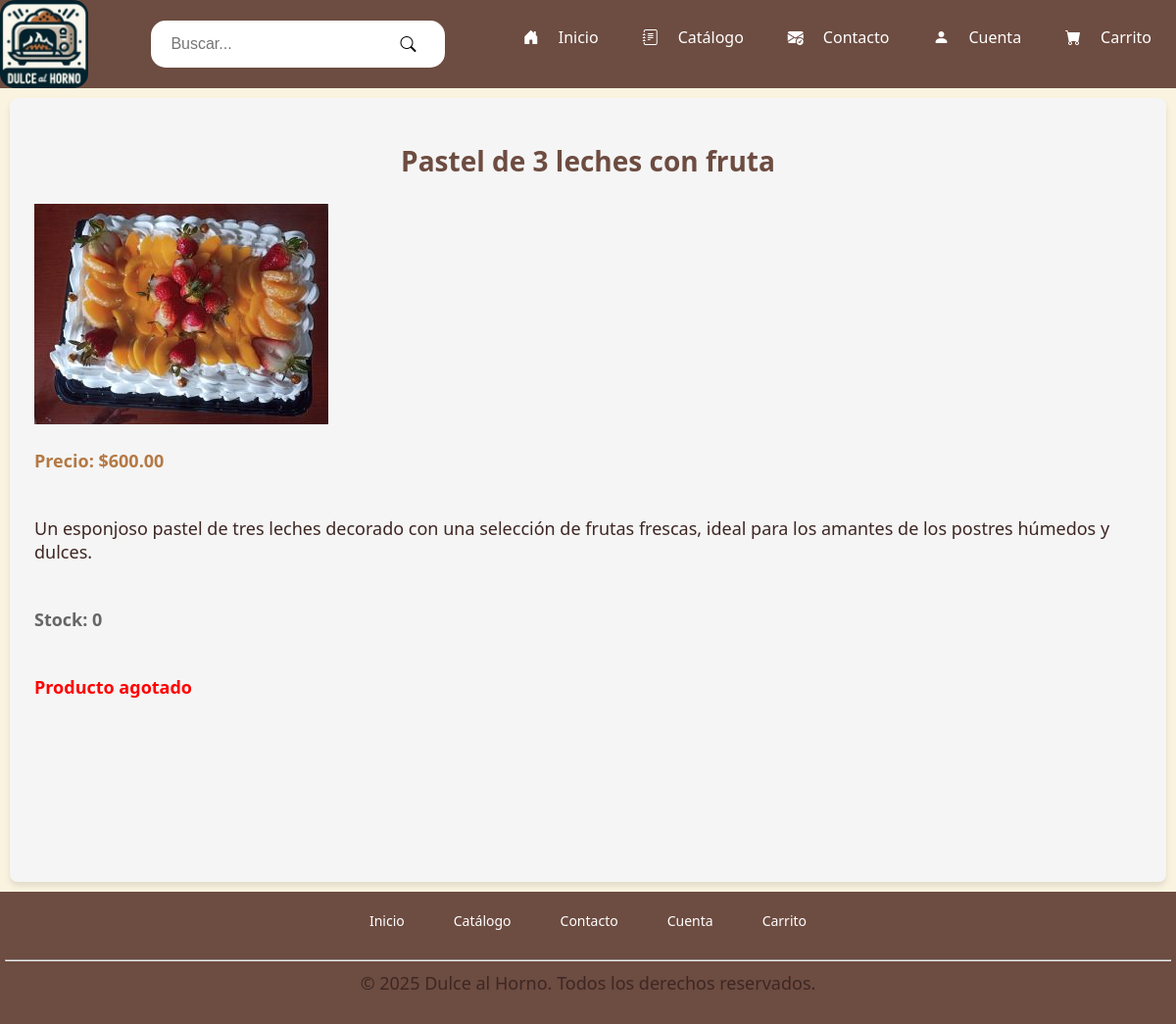
/productos/detalle_producto.php?id=3, run on the app's committed database.
### tables this page shows
CREATE TABLE `productos` (
  `producto_id` int(11) NOT NULL AUTO_INCREMENT,
  `nombre` varchar(100) NOT NULL,
  `precio` decimal(10,2) NOT NULL,
  `img_url` varchar(255) DEFAULT NULL,
  `estado` enum('disponible','no disponible') NOT NULL DEFAULT 'disponible',
  `descripcion` text DEFAULT NULL,
  `stock` int(11) NOT NULL DEFAULT 0,
  PRIMARY KEY (`producto_id`)
);

### productos/detalle_producto.php (the view, shortened to what this page needs)
<?php
include __DIR__ . '/../includes/alert.php';
include __DIR__ . '/../config/db.php';
$producto_id = $_GET["id"];
$sql = "SELECT *
        FROM productos
        WHERE producto_id = ?
        AND estado = 'disponible'";
$stmt = $conn->prepare($sql);
$stmt->bind_param("i", $producto_id);
$stmt->execute();
$resultado = $stmt->get_result();
$producto = $resultado->fetch_assoc();
?>
<!DOCTYPE html>
<html lang="es-MX">
<head>
    <link rel="stylesheet" href="/assets/css/styles.css">
    <link rel="stylesheet" href="/assets/css/styles-banner-footer.css">
    <link href="https://cdn.jsdelivr.net/npm/bootstrap-icons/font/bootstrap-icons.css" rel="stylesheet">
</head>
<body>
    <div>
        <div id="banner-container">
            <?php include __DIR__ . '/../includes/banner.php'; ?>
        </div>
        <div class="main-container">
            <h2 class="title"><?= htmlspecialchars($producto['nombre']) ?></h2>
            <div class="producto-img">
                <?php if (!empty($producto['img_url'])): ?>
                    <img src="/<?= htmlspecialchars($producto['img_url']) ?>" alt="<?= htmlspecialchars($producto['nombre']) ?>">
                <?php else: ?>
                    <i class="bi bi-image" style="font-size: 40px; color: gray;"></i>
                <?php endif; ?>
            </div>
            <p style="color: #b47945; font-weight: bold;">Precio: $<?= number_format($producto['precio'], 2) ?></p>
            <p><?= nl2br(htmlspecialchars($producto['descripcion'])) ?></p>
            <p style="color: #666; font-weight: bold;">Stock: <?php echo (int)$producto['stock']; ?></p>
            <?php if ($producto['stock'] <= 0) { ?>
                <p style="color: red; font-weight: bold;">Producto agotado</p>
            <?php } ?>
        </div>
        <div id="footer-container">
            <?php include __DIR__ . '/../includes/footer.php'; ?>
        </div>
    </div>
</body>
</html>

### assets/css/styles.css (style rules this page uses)
* { margin: 0; padding: 0; box-sizing: border-box; }
body { background-color: #FAF3E0; height: 100%; margin: 0; padding: 0; display: flex; flex-direction: column; font-family: 'Segoe UI', Tahoma, Geneva, Verdana, sans-serif; }
.title { font-size: 28px; color: #6D4C41; text-align: center; margin-top: 20px; font-weight: bold; }
p { font-size: 18px; color: #3E2723; margin-bottom: 20px; }
.main-container { display: flex; padding: 25px; gap: 25px; flex-direction: column; min-height: 100vh; flex: 1; margin: 10px; background-color: #F5F5F5; border-radius: 8px; box-shadow: 0 4px 6px rgba(0, 0, 0, 0.1); }

### data on the page
productos: nombre "Pastel de 3 leches con fruta", img_url (picture), precio "600.00", descripcion "Un esponjoso pastel de tres leches decorado con una selección de frutas frescas, ideal para los amantes de los postres húmedos y dulces.", stock "0"
